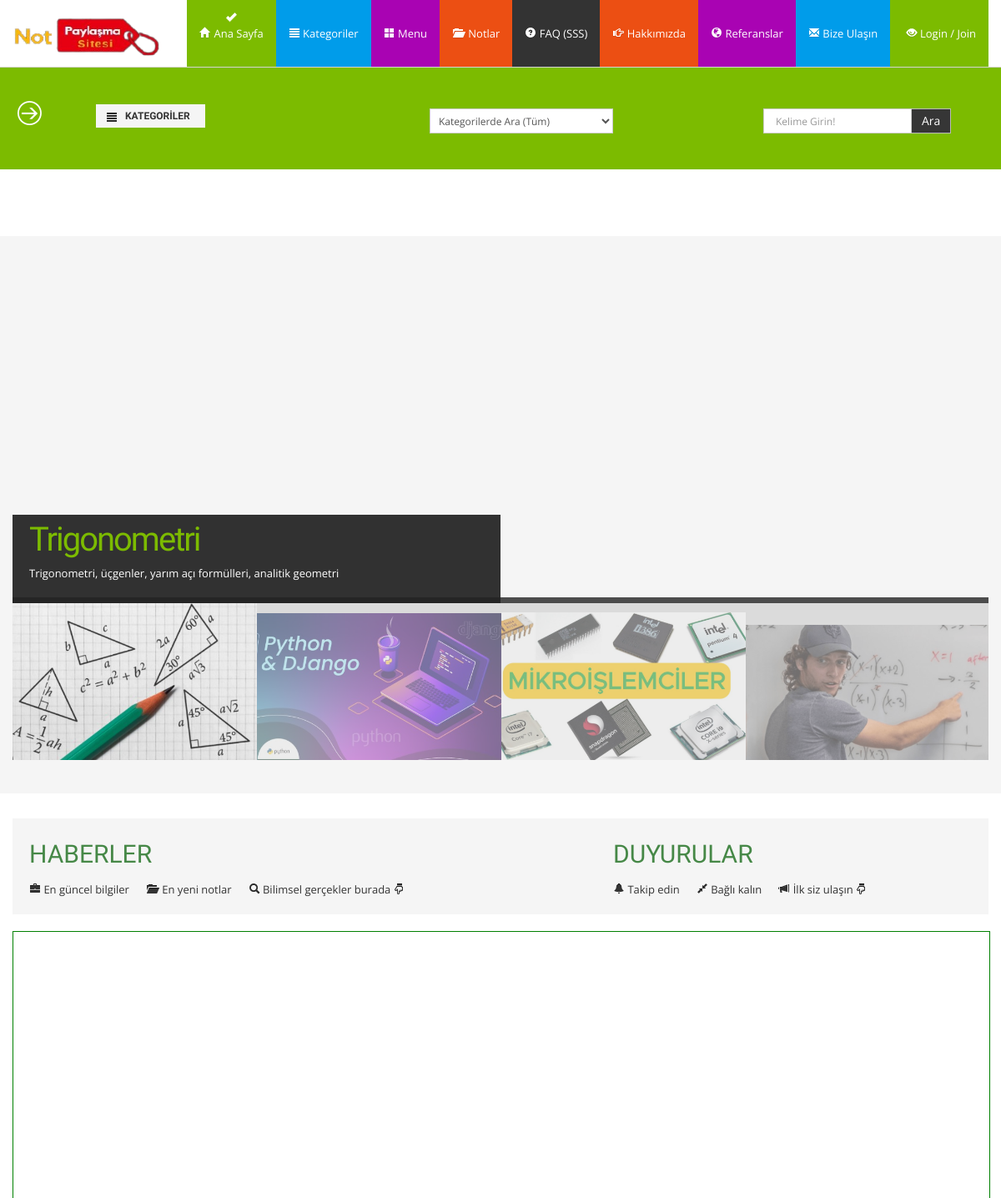
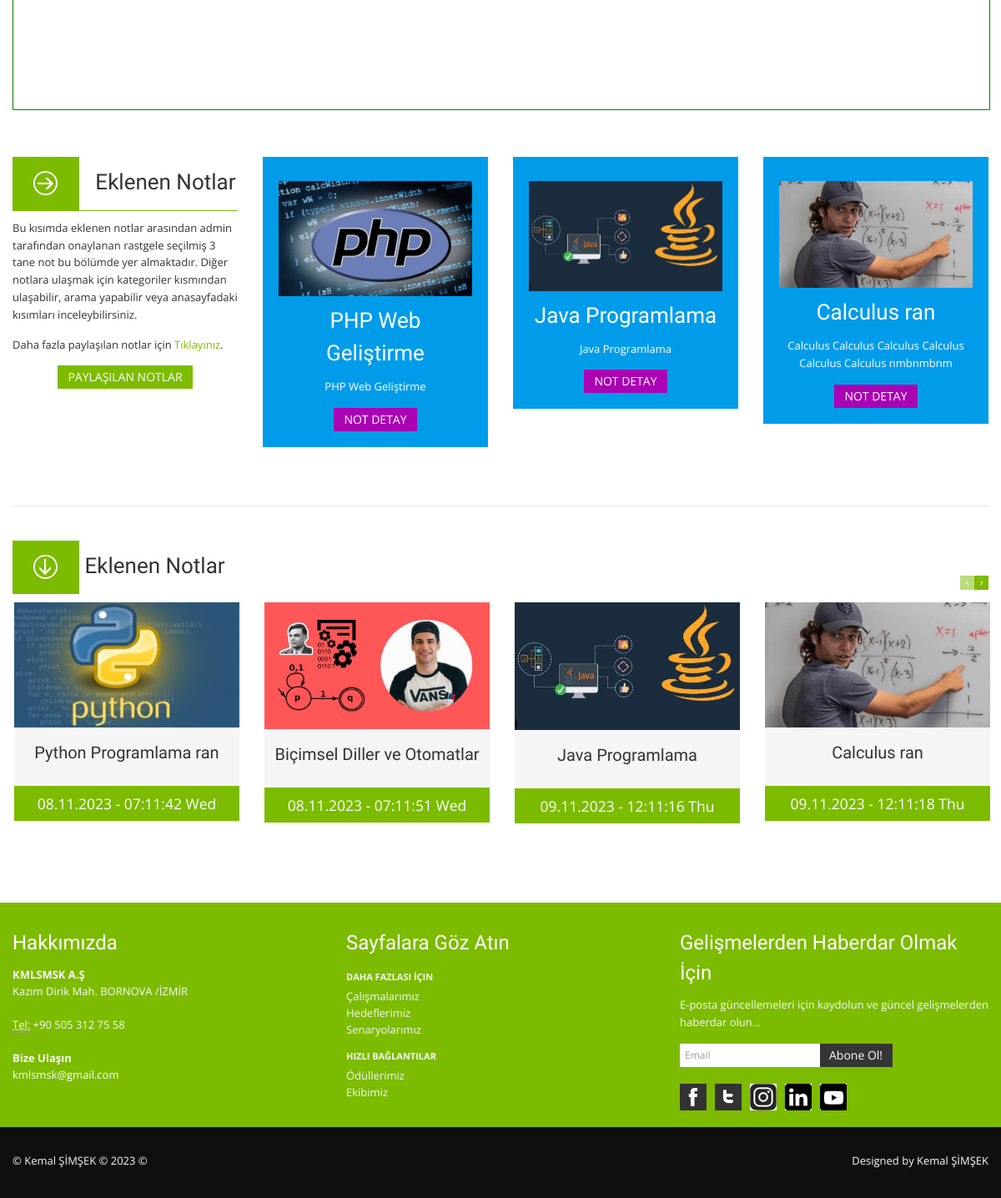
The page / on the database its author committed (2 pictures, top to bottom).
### notes/models.py (models this page shows, shortened)
class Notes(models.Model):
    STATUS=(
        ('True', 'Evet'),
        ('False', 'Hayır'),
        ('New', 'Yeni'),
    )
    DURUM=(
        ('False', 'Hayır'),
        ('True', 'Evet'),
    )
    category=models.ForeignKey(Category, on_delete=models.CASCADE) #Kategori tablosu ile ilişki
    title=models.CharField(max_length=30)
    user=models.ForeignKey(User, on_delete=models.CASCADE)
    keywords=models.CharField(max_length=255)
    description=models.CharField(max_length=255)
    image=models.ImageField(blank=True, upload_to='images/')
    filePdf = models.FileField(upload_to='pdfs/')
    share=models.CharField(max_length=10, choices=DURUM)
    detail=RichTextUploadingField()
    slug=models.SlugField(null=False, unique=True)
    status=models.CharField(max_length=10, choices=STATUS)
    create_at=models.DateTimeField(auto_now_add=True)
    update_at=models.DateTimeField(auto_now=True)
    def image_tag(self):     #Eklenen Fonksiyon
        return mark_safe('<img src="{}" height="50"/>'.format(self.image.url))
    image_tag.short_description = 'Image'

### home/models.py (models this page shows, shortened)
class Settings(models.Model):
    STATUS=(
        ('True', 'Evet'),
        ('False', 'Hayir'),
    )
    title=models.CharField(max_length=200)
    keywords=models.CharField(max_length=255)
    description=models.CharField(max_length=255)
    company=models.CharField(max_length=100)
    address=models.CharField(blank=True,max_length=150)
    googleMap=models.CharField(blank=True, max_length=255)
    phone=models.CharField(blank=True, max_length=20)
    fax=models.CharField(blank=True,max_length=20)
    email=models.CharField(blank=True, max_length=60)
    smtpserver=models.CharField(blank=True,max_length=30)
    smtpemail=models.CharField(blank=True,max_length=30)
    smtppassword=models.CharField(blank=True,max_length=30)
    smtpport=models.CharField(blank=True,max_length=10)
    icon=models.ImageField(blank=True, upload_to='images/')
    facebook=models.CharField(blank=True,max_length=50)
    instagram=models.CharField(blank=True,max_length=50)
    twitter=models.CharField(blank=True,max_length=50)
    youtube=models.CharField(blank=True,max_length=70)
    linkedin=models.CharField(blank=True,max_length=90)
    aboutus=RichTextUploadingField(blank=True)
    contact=RichTextUploadingField(blank=True)
    references=RichTextUploadingField(blank=True)
    status=models.CharField(max_length=10, choices=STATUS)
    create_at=models.DateTimeField(auto_now_add=True)
    update_at=models.DateTimeField(auto_now=True)

### home/views.py (the view)
# urls.py: path('', views.index, name='index'),
def index(request):
    menu=Menu.objects.all()
    category=Category.objects.all()
    current_user=request.user
    settings=Settings.objects.get(pk=1)
    sliderData=Notes.objects.filter(status='True', share='True').order_by('?')[:4]
    dayNotes=Notes.objects.filter(status='True', share='True')[:4]
    lastNotes=Notes.objects.filter(status='True', share='True').order_by('-id')[:10]
    randomNotes=Notes.objects.filter(status='True', share='True').order_by('?')[:3]
    notes=Notes.objects.filter(status='True', share='True')
    request.session['cart_item']=NoteCart.objects.filter(user_id=current_user.id).count()
    request.session['note_item']=Notes.objects.filter(user_id=current_user.id).count()
    request.session['comments_item']=Comment.objects.filter(user_id=current_user.id).count()
    request.session['content_item']=Content.objects.filter(user_id=current_user.id).count()
    request.session['contentcomments_item']=ContentComment.objects.filter(user_id=current_user.id).count()
    news=Content.objects.filter(type='haber', status='True').order_by('-id')[:4]
    announcements=Content.objects.filter(type='duyuru', status='True').order_by('-id')[:4]
    context={'settings': settings,
             'category': category,
            'sliderData': sliderData,
            'dayNotes': dayNotes,
            'lastNotes': lastNotes,
            'randomNotes': randomNotes,
            'news': news,
            'announcements': announcements,
            'notes':notes,
            'menu': menu,
            'page': 'home'}
    return render(request, 'index.html', context)

### home/templates/index.html (shortened to what this page needs)
{% extends 'homebase.html' %}
{% block header %} {% include "header.html" %} {% endblock header %}
{% block search %}{% include "search.html" %} {% endblock search %}
 {% block slider %} {% include "slider.html" %}{% endblock slider %}
{% block content %} {% include "content.html" %} {% endblock content %}

### home/templates/slider.html
{% load static %}
<section id="intro">
    <div class="jumbotron masthead">
      <div class="container">
        <div class="row">
          <div class="span12">
            <div class="camera_wrap camera_black_skin" id="camera_wrap_2">
              {% for rs in sliderData  %}
              <div data-thumb="{{rs.image.url}}"  data-src="{{rs.image.url}}">
                <div class="camera_caption fadeFromBottom">
                  <a href="/notes/{{rs.id}}/{{rs.slug}}"><h2>{{rs.title}}</h2></a>
                  <div class="hidden-phone">
                    <p>
                      {{rs.description}}
                    </p>
                  </div>
                </div>
              </div>
              {% endfor %}
          </div>
        </div>
      </div>
    </div>
  </section>

### home/templates/content.html (shortened to what this page needs)
{% load static %}
<link href="{% static "assets/css/prettyPhoto.css" %}" rel="stylesheet">
<link href="{% static "assets/js/google-code-prettify/prettify.css" %}" rel="stylesheet">
<link href="{% static "assets/css/bootstrap.css" %}" rel="stylesheet">
<link href="{% static "assets/css/bootstrap-responsive.css" %}" rel="stylesheet">
<link href="{% static "assets/css/docs.css" %}" rel="stylesheet">
<link href="{% static "assets/css/prettyPhoto.css" %}" rel="stylesheet">
<link href="{% static "assets/js/google-code-prettify/prettify.css" %}" rel="stylesheet">
<link href="{% static "assets/css/style.css" %}" rel="stylesheet">
<link href="{% static "assets/color/success.css" %}" rel="stylesheet">
<div class="container">
  <div class="row">
    <div class="span12">
      <div class="tagline">
        <div class="row">
          <div class="span7">
            <div class="tagline_text">
              <h2> <span class="text-success"> HABERLER </span></h2>
              <div class="tag_list">
                <ul>
                  <li><span><i class="icon-briefcase"></i> En güncel bilgiler </span></li>
                  <li><span><i class="icon-folder-open"></i> En yeni notlar</span></li>
                  <li><span><i class=" icon-search"></i> Bilimsel gerçekler burada <i class=" icon-hand-down"></i> </span></li>
                </ul>
              </div>
            </div>
          </div>
          <div class="span5">
            <div class="tagline_text">
              <h2> <span class="text-success"> DUYURULAR </span></h2>
              <div class="tag_list">
                <ul>
                  <li><span><i class="icon-bell"></i> Takip edin </span></li>
                  <li><span><i class="icon-resize-small"></i> Bağlı kalın </span></li>
                  <li><span><i class="icon-bullhorn"></i> İlk siz ulaşın <i class=" icon-hand-down"></i> </span></li>
                </ul>
              </div>
            </div>
          </div>
        </div>
      </div>
      <iframe src="/curriculumVitae/news/" width="100%" height="450" style="border:1px solid green;">
      </iframe>
    </div>
  </div>
</div>
<section id="maincontent">
  <div class="container">
    <div class="row">
      <div class="span3">
        <h3 class="heading-success"><span class="btn btn-large btn-success"><i class="m-icon-big-swapright m-icon-white"></i></span>
          &nbsp;&nbsp;Eklenen Notlar</h3>
        <p>Bu kısımda eklenen notlar arasından admin tarafından onaylanan rastgele seçilmiş 3 tane not bu bölümde yer almaktadır. Diğer notlara ulaşmak için kategoriler kısmından ulaşabilir, arama yapabilir veya anasayfadaki kısımları inceleybilirsiniz.</p>
        <p> Daha fazla paylaşılan notlar için <a href="/curriculumVitae/contentcategory/"> Tıklayınız</a>. </p>
        <p> <center><a class="btn btn-success btn-lg" href="/curriculumVitae/contentcategory/"> PAYLAŞILAN NOTLAR</a> </center> <p>
      </div>
      {% for rs in randomNotes %}
      <div class="span3">
        <div class="well well-primary box">
          <img src=" {{rs.image.url}} " alt="" />
          <h3> {{rs.title}} </h3>
          <p>
           {{rs.description}}
          </p>
          <a class="btn btn-info btn-lg" href="{% url 'note_details' rs.id rs.slug %}">NOT DETAY</a>
        </div>
      </div>
      {% endfor%}
      </div>
    </div>
</section>
<section id="bottom">
  <div class="container">
    <div class="row">
      <div class="span12">
        <div class="divider">
        </div>
      </div>
    </div>
    <div class="row">
      <div class="span12">
        <h3><a class="btn btn-large btn-success" href="#">
          <i class="m-icon-big-swapdown m-icon-white"></i></a> Eklenen Notlar </h3>
        <div id="latest-work" class="carousel btleft">
          <div class="carousel-wrapper">
            <ul class="portfolio-home da-thumbs">
              {% for rs in notes %}
              <li class="portfolio-item2" data-id="{{rs.id}}" data-type="web">
                <div class="thumbnail">
                  <div class="image-wrapp">
                    <img src=" {{rs.image.url}} " alt="Portfolio name" title="" />
                  </div>
                  <div class="caption">
                    <h5>  {{rs.title}} </h5>
                  </div>
                  <button href= " " class="btn btn-large btn-block btn-success" type="button">
                    {{rs.create_at |date:"d.m.Y - h:m:s  D"}}
                  </button>
                </div>
              </li>
              {% endfor%}
            </ul>
          </div>
        </div>
      </div>
    </div>
  </div>
</section>

### home/templates/footer.html (shortened to what this page needs)
{% load static %}
 <footer class="footer">
  <div class="container">
    <div class="row">
      <div class="span4">
        <div class="widget">
          <h4>Hakkımızda</h4>
          <address>
        <strong>{{settings.company}} </strong><br>
        {{settings.address}}<br>
        <br>
        <abbr title="Phone">Tel:</abbr> {{settings.phone}}
        </address>
          <address>
        <strong>Bize Ulaşın</strong><br>
        <a href="mailto:{{settings.email}}">{{settings.email}}</a>
        </address>
        </div>
      </div>
      <div class="span4">
        <div class="widget">
          <h4>Sayfalara Göz Atın</h4>
          <ul class="nav nav-list regular">
            <li class="nav-header">Daha Fazlası İçin</li>
            <li><a href="#">Çalışmalarımız</a></li>
            <li><a href="#">Hedeflerimiz</a></li>
            <li><a href="#">Senaryolarımız</a></li>
            <li class="nav-header">Hızlı Bağlantılar</li>
            <li><a href="#">Ödüllerimiz</a></li>
            <li><a href="#">Ekibimiz</a></li>
          </ul>
        </div>
      </div>
      <div class="span4">
        <div class="widget">
          <h4>Gelişmelerden Haberdar Olmak İçin</h4>
          <form class="form-horizontal" action="/curriculumVitae/addlistmail/" method="post">
            <fieldset>
              <p>
                E-posta güncellemeleri için kaydolun ve güncel gelişmelerden haberdar olun...
              </p>
              <div class="input-prepend input-append">
                <input class="span2" id="email" name="email" type="text" placeholder="Email">
                <button class="btn btn-inverse" type="submit">Abone Ol!</button>
              </div>
            </fieldset>
          </form>
          <ul class="social_small">
            <li class="facebook first"><a href="{{settings.facebook}}" title="Facebook">Facebook</a></li>
            <li class="twitt"><a href="{{settings.twitter}}" title="Twitter">Twitter</a></li>
            <li class="googleplus"><a href="{{settings.instagram}}" title="Instagram">Instagram</a></li>
            <li class="flickr"><a href="{{settings.linkedin}}" title="Linkedin">Linkedin</a></li>
            <li class="dribbble"><a href="{{settings.youtube}}" title="Youtube">Youtube</a></li>
          </ul>
        </div>
      </div>
    </div>
  </div>
  <div class="verybottom">
    <div class="container">
      <div class="row">
        <div class="span6">
          <p>&copy; Kemal ŞİMŞEK &copy; 2023 &copy; </p>
        </div>
        <div class="span6">
          <div class="pull-right">
            <div class="credits">
              Designed by <a href="https://www.linkedin.com/in/kmlsmsk/"> Kemal ŞİMŞEK</a>
            </div>
          </div>
        </div>
      </div>
    </div>
  </div>
</footer>

### home/static/assets/css/docs.css (style rules this page uses)
section { padding-top: 30px; }
.jumbotron { position: relative; }

### home/static/assets/css/camera.css (style rules this page uses)
.camera_wrap a, .camera_wrap img, .camera_wrap ol, .camera_wrap ul, .camera_wrap li, .camera_wrap table, .camera_wrap tbody, .camera_wrap tfoot, .camera_wrap thead, .camera_wrap tr, .camera_wrap th, .camera_wrap td .camera_thumbs_wrap a, .camera_thumbs_wrap img, .camera_thumbs_wrap ol, .camera_thumbs_wrap ul, .camera_thumbs_wrap li, .camera_thumbs_wrap table, .camera_thumbs_wrap tbody, .camera_thumbs_wrap tfoot, .camera_thumbs_wrap thead, .camera_thumbs_wrap tr, .camera_thumbs_wrap th, .camera_thumbs_wrap td { background: none; border: 0; font: inherit; font-size: 100%; margin: 0; padding: 0; vertical-align: baseline; list-style: none }
.camera_wrap { display: none; float: left; position: relative; z-index: 0; }
.camera_wrap { width: 100%; }
.camera_caption { bottom: 0; display: block; position: absolute; width: 100%; }
.camera_caption { color: #fff; width:50%; left:0; }

### home/static/assets/color/success.css (style rules this page uses)
a { color: #7cbb00; }
footer.footer { background:#7cbb00; }

### rows shown on the page
Notes: title "Trigonometri", description "Trigonometri, üçgenler, yarım açı formülleri, analitik geometri"
Notes: image (picture), title "PHP Web Geliştirme", description "PHP Web Geliştirme"
Notes: image (picture), title "Java Programlama", description "Java Programlama", create_at "09.11.2023 - 12:11:16 Thu"
Notes: image (picture), title "Calculus ran", description "Calculus Calculus Calculus Calculus Calculus Calculus nmbnmbnm", create_at "09.11.2023 - 12:11:18 Thu"
Notes: image (picture), title "Python Programlama ran", create_at "08.11.2023 - 07:11:42 Wed"
Notes: image (picture), title "Biçimsel Diller ve Otomatlar", create_at "08.11.2023 - 07:11:51 Wed"
Settings: company "KMLSMSK A.Ş", address "Kazım Dirik Mah. BORNOVA /İZMİR", phone "+90 505 312 75 58", email "kmlsmsk@gmail.com"
